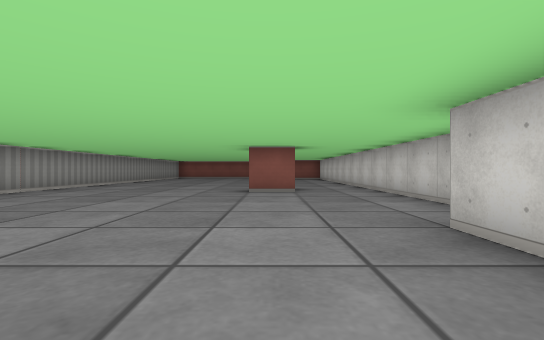
[1] (above)

12 first-person views from a walk through a cub3D maze. The camera is about half as high as the walls, looks level and sees 85° across. The floor is counted in squares. Each view is taken from the middle of a square. On the plan, view 1 faces up. The plan holds only what a view shows up to about 9 squares ahead; the rest is blank. The place goes on beyond the plan.

[2]
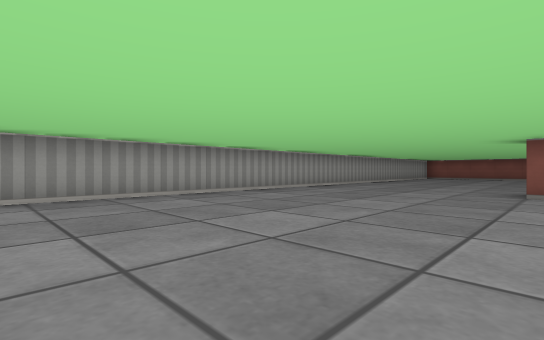

[3]
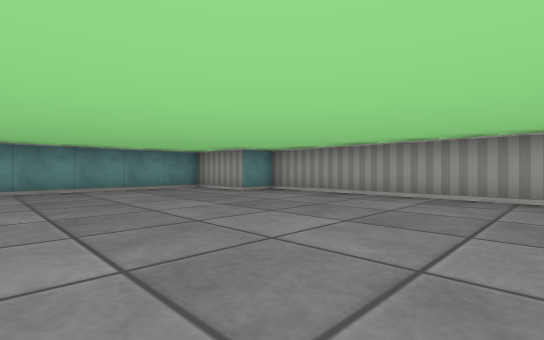

[4]
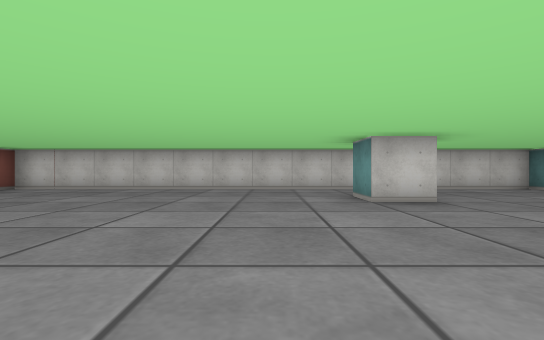

[5]
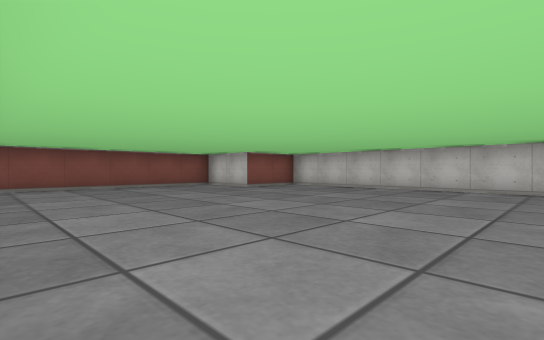

[6]
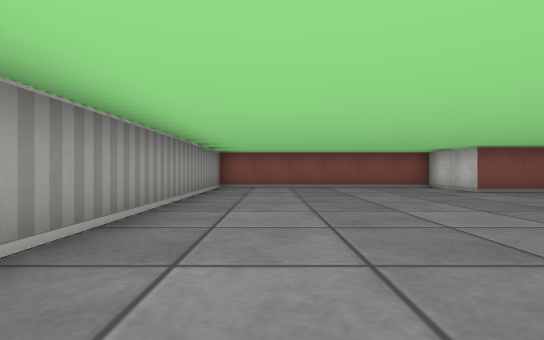

[7]
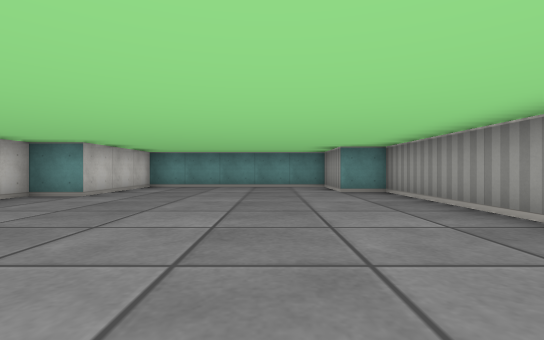

[8]
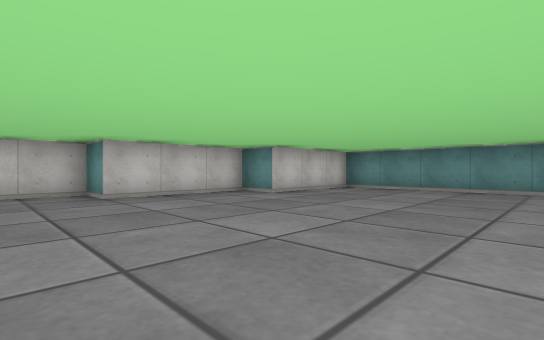

[9]
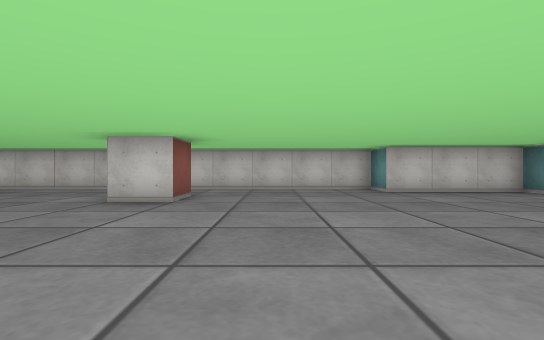

[10]
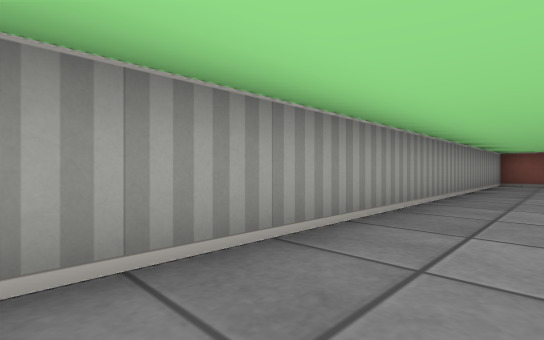

[11]
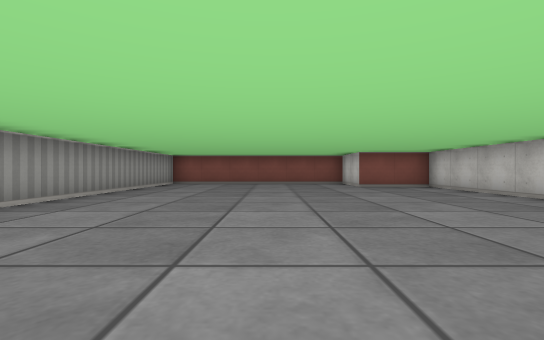

[12]
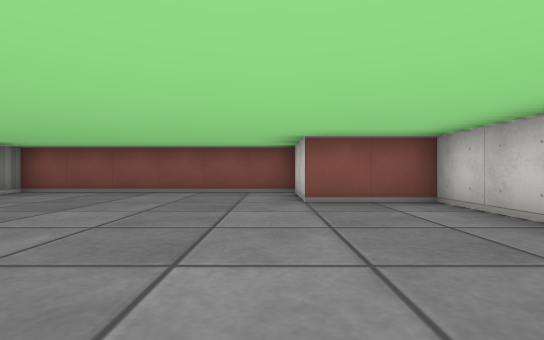

### Floor plan
Points are (right, up) in squares from view 1. A wall is a line through its corners. A room is listed if a view was taken in it or the views show most of it. See-through windows are left out.
Room 1 (views 1, 2, 3, 4, 5, 6, 7, 8, 9, 10, 11, 12)
walls: (0.5, 6.5) (-0.5, 6.5) (-0.5, 7.5) (0.5, 7.5); (1.5, 2.5) (2.5, 2.5) (2.5, 15.5) (0.5, 15.5) (0.5, 17.5) (-5.5, 17.5) (-5.5, -1.5) (-4.5, -1.5) (-4.5, -3.5) (0.5, -3.5) (0.5, -0.5) (1.5, -0.5) (1.5, 2.5)

Positions as (right, up) in squares from view 1, and headings:
1: (0, 0), facing up
2: (0, 0), facing up-left
3: (0, 4), facing down-left
4: (-5, 9), facing right
5: (-5, 9), facing up-right
6: (-4, 9), facing up
7: (-3, 5), facing down
8: (-4, 4), facing down-right
9: (-5, 5), facing right
10: (-4, 6), facing up-left
11: (-2, 7), facing up
12: (0, 11), facing up
